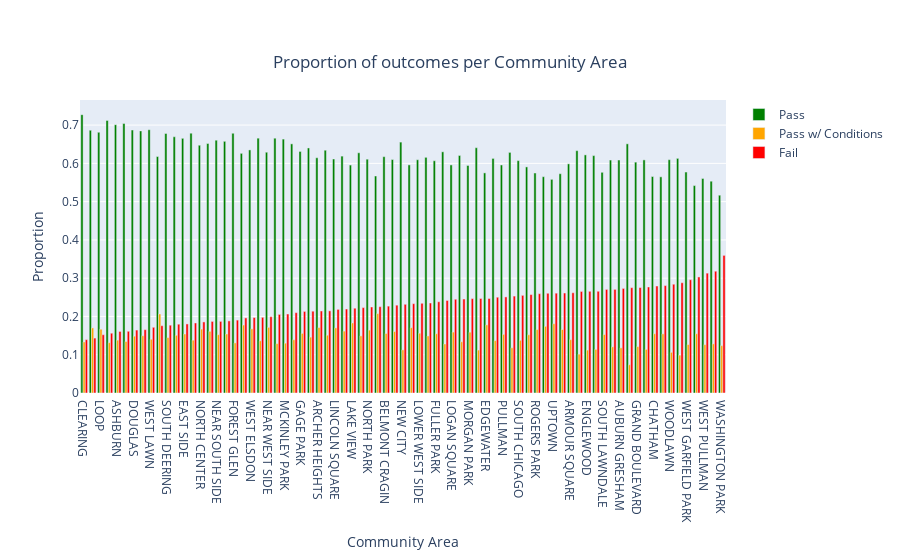

The notebook cell this image was saved under:
### Markdown cell above
Let us turn our attention to the community area and its effect on the inspection outcomes.

### Code cell
plot_corr_with_results_plotly('Community Area', 'communityareas.html')
plot_corr_with_results('Community Area')

### Figure 1 — Plotly figure (JSON) as saved in the notebook; plotly's stock layout.template omitted (floating-point values rounded to 4 significant figures)
{"data": [{"marker": {"color": "green"}, "name": "Pass", "type": "bar", "x": ["CLEARING", "O'HARE", "LOOP", "GARFIELD RIDGE", "ASHBURN", "JEFFERSON PARK", "DOUGLAS", "MOUNT GREENWOOD", "WEST LAWN", "NEAR NORTH SIDE", "SOUTH DEERING", "PORTAGE PARK", "EAST SIDE", "DUNNING", "NORTH CENTER", "BEVERLY", "NEAR SOUTH SIDE", "AVONDALE", "FOREST GLEN", "EDISON PARK", "WEST ELSDON", "IRVING PARK", "NEAR WEST SIDE", "BRIDGEPORT", "MCKINLEY PARK", "CALUMET HEIGHTS", "GAGE PARK", "AVALON PARK", "ARCHER HEIGHTS", "NORWOOD PARK", "LINCOLN SQUARE", "HEGEWISCH", "LAKE VIEW", "MONTCLARE", "NORTH PARK", "LINCOLN PARK", "BELMONT CRAGIN", "WEST TOWN", "NEW CITY", "BRIGHTON PARK", "LOWER WEST SIDE", "ALBANY PARK", "FULLER PARK", "KENWOOD", "LOGAN SQUARE", "SOUTH SHORE", "MORGAN PARK", "CHICAGO LAWN", "EDGEWATER", "WASHINGTON HEIGHTS", "PULLMAN", "HUMBOLDT PARK", "SOUTH CHICAGO", "HERMOSA", "ROGERS PARK", "HYDE PARK", "UPTOWN", "WEST RIDGE", "ARMOUR SQUARE", "EAST GARFIELD PARK", "ENGLEWOOD", "BURNSIDE", "SOUTH LAWNDALE", "AUSTIN", "AUBURN GRESHAM", "RIVERDALE", "GRAND BOULEVARD", "NORTH LAWNDALE", "CHATHAM", "ROSELAND", "WOODLAWN", "WEST ENGLEWOOD", "WEST GARFIELD PARK", "OAKLAND", "WEST PULLMAN", "GREATER GRAND CROSSING", "WASHINGTON PARK"], "y": [0.7273, 0.6865, 0.6812, 0.7122, 0.7011, 0.7041, 0.687, 0.6849, 0.6879, 0.6178, 0.678, 0.6695, 0.6654, 0.679, 0.6473, 0.6519, 0.6605, 0.6576, 0.6786, 0.6262, 0.6351, 0.6658, 0.6291, 0.6657, 0.6634, 0.6509, 0.6311, 0.6403, 0.6147, 0.6343, 0.6114, 0.6189, 0.5956, 0.6276, 0.6109, 0.567, 0.6175, 0.61, 0.6556, 0.596, 0.6094, 0.6157, 0.6068, 0.6302, 0.5959, 0.6206, 0.5945, 0.6409, 0.5751, 0.6129, 0.5957, 0.6286, 0.6072, 0.5907, 0.5748, 0.5652, 0.5582, 0.573, 0.5988, 0.6332, 0.6221, 0.6203, 0.5766, 0.6086, 0.6087, 0.651, 0.6032, 0.609, 0.5656, 0.5648, 0.6096, 0.613, 0.5774, 0.5419, 0.5605, 0.5534, 0.5168]}, {"marker": {"color": "orange"}, "name": "Pass w/ Conditions", "type": "bar", "x": ["CLEARING", "O'HARE", "LOOP", "GARFIELD RIDGE", "ASHBURN", "JEFFERSON PARK", "DOUGLAS", "MOUNT GREENWOOD", "WEST LAWN", "NEAR NORTH SIDE", "SOUTH DEERING", "PORTAGE PARK", "EAST SIDE", "DUNNING", "NORTH CENTER", "BEVERLY", "NEAR SOUTH SIDE", "AVONDALE", "FOREST GLEN", "EDISON PARK", "WEST ELSDON", "IRVING PARK", "NEAR WEST SIDE", "BRIDGEPORT", "MCKINLEY PARK", "CALUMET HEIGHTS", "GAGE PARK", "AVALON PARK", "ARCHER HEIGHTS", "NORWOOD PARK", "LINCOLN SQUARE", "HEGEWISCH", "LAKE VIEW", "MONTCLARE", "NORTH PARK", "LINCOLN PARK", "BELMONT CRAGIN", "WEST TOWN", "NEW CITY", "BRIGHTON PARK", "LOWER WEST SIDE", "ALBANY PARK", "FULLER PARK", "KENWOOD", "LOGAN SQUARE", "SOUTH SHORE", "MORGAN PARK", "CHICAGO LAWN", "EDGEWATER", "WASHINGTON HEIGHTS", "PULLMAN", "HUMBOLDT PARK", "SOUTH CHICAGO", "HERMOSA", "ROGERS PARK", "HYDE PARK", "UPTOWN", "WEST RIDGE", "ARMOUR SQUARE", "EAST GARFIELD PARK", "ENGLEWOOD", "BURNSIDE", "SOUTH LAWNDALE", "AUSTIN", "AUBURN GRESHAM", "RIVERDALE", "GRAND BOULEVARD", "NORTH LAWNDALE", "CHATHAM", "ROSELAND", "WOODLAWN", "WEST ENGLEWOOD", "WEST GARFIELD PARK", "OAKLAND", "WEST PULLMAN", "GREATER GRAND CROSSING", "WASHINGTON PARK"], "y": [0.1333, 0.17, 0.1666, 0.1315, 0.1381, 0.1346, 0.1485, 0.1496, 0.1404, 0.2064, 0.1448, 0.1508, 0.1541, 0.138, 0.167, 0.1611, 0.1524, 0.1541, 0.131, 0.1776, 0.1677, 0.1364, 0.1715, 0.1289, 0.1302, 0.1392, 0.1557, 0.146, 0.1711, 0.151, 0.1702, 0.1617, 0.1829, 0.1493, 0.1643, 0.2074, 0.1555, 0.1605, 0.1127, 0.1706, 0.1562, 0.1491, 0.1548, 0.1281, 0.1591, 0.1338, 0.1589, 0.1122, 0.178, 0.1369, 0.1532, 0.1181, 0.1377, 0.1522, 0.1657, 0.1742, 0.181, 0.1658, 0.1393, 0.1015, 0.1121, 0.1139, 0.1527, 0.1206, 0.118, 0.07383, 0.1212, 0.1139, 0.1548, 0.1545, 0.1062, 0.09885, 0.1267, 0.1548, 0.1263, 0.1284, 0.1237]}, {"marker": {"color": "red"}, "name": "Fail", "type": "bar", "x": ["CLEARING", "O'HARE", "LOOP", "GARFIELD RIDGE", "ASHBURN", "JEFFERSON PARK", "DOUGLAS", "MOUNT GREENWOOD", "WEST LAWN", "NEAR NORTH SIDE", "SOUTH DEERING", "PORTAGE PARK", "EAST SIDE", "DUNNING", "NORTH CENTER", "BEVERLY", "NEAR SOUTH SIDE", "AVONDALE", "FOREST GLEN", "EDISON PARK", "WEST ELSDON", "IRVING PARK", "NEAR WEST SIDE", "BRIDGEPORT", "MCKINLEY PARK", "CALUMET HEIGHTS", "GAGE PARK", "AVALON PARK", "ARCHER HEIGHTS", "NORWOOD PARK", "LINCOLN SQUARE", "HEGEWISCH", "LAKE VIEW", "MONTCLARE", "NORTH PARK", "LINCOLN PARK", "BELMONT CRAGIN", "WEST TOWN", "NEW CITY", "BRIGHTON PARK", "LOWER WEST SIDE", "ALBANY PARK", "FULLER PARK", "KENWOOD", "LOGAN SQUARE", "SOUTH SHORE", "MORGAN PARK", "CHICAGO LAWN", "EDGEWATER", "WASHINGTON HEIGHTS", "PULLMAN", "HUMBOLDT PARK", "SOUTH CHICAGO", "HERMOSA", "ROGERS PARK", "HYDE PARK", "UPTOWN", "WEST RIDGE", "ARMOUR SQUARE", "EAST GARFIELD PARK", "ENGLEWOOD", "BURNSIDE", "SOUTH LAWNDALE", "AUSTIN", "AUBURN GRESHAM", "RIVERDALE", "GRAND BOULEVARD", "NORTH LAWNDALE", "CHATHAM", "ROSELAND", "WOODLAWN", "WEST ENGLEWOOD", "WEST GARFIELD PARK", "OAKLAND", "WEST PULLMAN", "GREATER GRAND CROSSING", "WASHINGTON PARK"], "y": [0.1394, 0.1435, 0.1523, 0.1562, 0.1609, 0.1613, 0.1645, 0.1655, 0.1717, 0.1758, 0.1772, 0.1798, 0.1805, 0.183, 0.1857, 0.187, 0.1871, 0.1884, 0.1905, 0.1963, 0.1972, 0.1977, 0.1994, 0.2053, 0.2064, 0.2099, 0.2131, 0.2138, 0.2143, 0.2147, 0.2185, 0.2194, 0.2215, 0.2231, 0.2248, 0.2256, 0.227, 0.2295, 0.2317, 0.2334, 0.2344, 0.2351, 0.2384, 0.2417, 0.245, 0.2456, 0.2466, 0.2469, 0.2469, 0.2502, 0.2511, 0.2532, 0.2551, 0.2571, 0.2594, 0.2606, 0.2608, 0.2612, 0.2619, 0.2653, 0.2657, 0.2658, 0.2706, 0.2708, 0.2732, 0.2752, 0.2756, 0.277, 0.2796, 0.2807, 0.2842, 0.2881, 0.296, 0.3032, 0.3132, 0.3182, 0.3595]}], "layout": {"barmode": "group", "title": {"text": "Proportion of outcomes per Community Area", "x": 0.5, "xanchor": "center", "y": 0.9, "yanchor": "top"}, "xaxis": {"title": {"text": "Community Area"}}, "yaxis": {"title": {"text": "Proportion"}}}}
